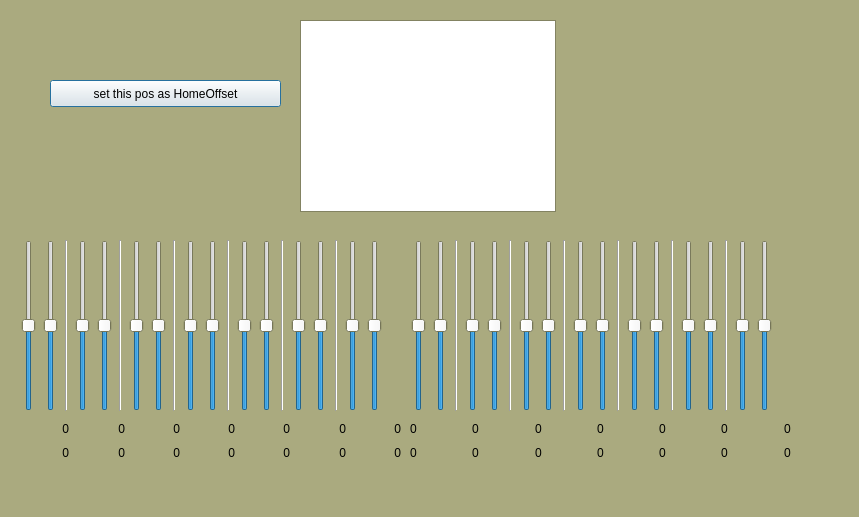
<ui version="4.0" >
 <class>SchunkMonitor</class>
 <widget class="QDialog" name="SchunkMonitor" >
  <property name="geometry" >
   <rect>
    <x>0</x>
    <y>0</y>
    <width>859</width>
    <height>517</height>
   </rect>
  </property>
  <property name="palette" >
   <palette>
    <active>
     <colorrole role="Base" >
      <brush brushstyle="SolidPattern" >
       <color alpha="255" >
        <red>255</red>
        <green>255</green>
        <blue>255</blue>
       </color>
      </brush>
     </colorrole>
     <colorrole role="Window" >
      <brush brushstyle="SolidPattern" >
       <color alpha="255" >
        <red>170</red>
        <green>170</green>
        <blue>127</blue>
       </color>
      </brush>
     </colorrole>
    </active>
    <inactive>
     <colorrole role="Base" >
      <brush brushstyle="SolidPattern" >
       <color alpha="255" >
        <red>255</red>
        <green>255</green>
        <blue>255</blue>
       </color>
      </brush>
     </colorrole>
     <colorrole role="Window" >
      <brush brushstyle="SolidPattern" >
       <color alpha="255" >
        <red>170</red>
        <green>170</green>
        <blue>127</blue>
       </color>
      </brush>
     </colorrole>
    </inactive>
    <disabled>
     <colorrole role="Base" >
      <brush brushstyle="SolidPattern" >
       <color alpha="255" >
        <red>170</red>
        <green>170</green>
        <blue>127</blue>
       </color>
      </brush>
     </colorrole>
     <colorrole role="Window" >
      <brush brushstyle="SolidPattern" >
       <color alpha="255" >
        <red>170</red>
        <green>170</green>
        <blue>127</blue>
       </color>
      </brush>
     </colorrole>
    </disabled>
   </palette>
  </property>
  <property name="windowTitle" >
   <string>SchunkMonitor</string>
  </property>
  <widget class="QWidget" name="horizontalLayoutWidget" >
   <property name="geometry" >
    <rect>
     <x>20</x>
     <y>240</y>
     <width>381</width>
     <height>171</height>
    </rect>
   </property>
   <layout class="QHBoxLayout" name="horizontalLayout" >
    <item>
     <widget class="QSlider" name="p3" >
      <property name="minimum" >
       <number>-1000</number>
      </property>
      <property name="maximum" >
       <number>1000</number>
      </property>
      <property name="orientation" >
       <enum>Qt::Vertical</enum>
      </property>
     </widget>
    </item>
    <item>
     <widget class="QSlider" name="t3" >
      <property name="minimum" >
       <number>-1000</number>
      </property>
      <property name="maximum" >
       <number>1000</number>
      </property>
      <property name="orientation" >
       <enum>Qt::Vertical</enum>
      </property>
     </widget>
    </item>
    <item>
     <widget class="Line" name="line" >
      <property name="orientation" >
       <enum>Qt::Vertical</enum>
      </property>
     </widget>
    </item>
    <item>
     <widget class="QSlider" name="p4" >
      <property name="minimum" >
       <number>-1000</number>
      </property>
      <property name="maximum" >
       <number>1000</number>
      </property>
      <property name="orientation" >
       <enum>Qt::Vertical</enum>
      </property>
     </widget>
    </item>
    <item>
     <widget class="QSlider" name="t4" >
      <property name="minimum" >
       <number>-1000</number>
      </property>
      <property name="maximum" >
       <number>1000</number>
      </property>
      <property name="orientation" >
       <enum>Qt::Vertical</enum>
      </property>
     </widget>
    </item>
    <item>
     <widget class="Line" name="line_2" >
      <property name="orientation" >
       <enum>Qt::Vertical</enum>
      </property>
     </widget>
    </item>
    <item>
     <widget class="QSlider" name="p5" >
      <property name="minimum" >
       <number>-1000</number>
      </property>
      <property name="maximum" >
       <number>1000</number>
      </property>
      <property name="orientation" >
       <enum>Qt::Vertical</enum>
      </property>
     </widget>
    </item>
    <item>
     <widget class="QSlider" name="t5" >
      <property name="minimum" >
       <number>-1000</number>
      </property>
      <property name="maximum" >
       <number>1000</number>
      </property>
      <property name="orientation" >
       <enum>Qt::Vertical</enum>
      </property>
     </widget>
    </item>
    <item>
     <widget class="Line" name="line_3" >
      <property name="orientation" >
       <enum>Qt::Vertical</enum>
      </property>
     </widget>
    </item>
    <item>
     <widget class="QSlider" name="p6" >
      <property name="minimum" >
       <number>-1000</number>
      </property>
      <property name="maximum" >
       <number>1000</number>
      </property>
      <property name="orientation" >
       <enum>Qt::Vertical</enum>
      </property>
     </widget>
    </item>
    <item>
     <widget class="QSlider" name="t6" >
      <property name="minimum" >
       <number>-1000</number>
      </property>
      <property name="maximum" >
       <number>1000</number>
      </property>
      <property name="orientation" >
       <enum>Qt::Vertical</enum>
      </property>
     </widget>
    </item>
    <item>
     <widget class="Line" name="line_4" >
      <property name="orientation" >
       <enum>Qt::Vertical</enum>
      </property>
     </widget>
    </item>
    <item>
     <widget class="QSlider" name="p7" >
      <property name="minimum" >
       <number>-1000</number>
      </property>
      <property name="maximum" >
       <number>1000</number>
      </property>
      <property name="orientation" >
       <enum>Qt::Vertical</enum>
      </property>
     </widget>
    </item>
    <item>
     <widget class="QSlider" name="t7" >
      <property name="minimum" >
       <number>-1000</number>
      </property>
      <property name="maximum" >
       <number>1000</number>
      </property>
      <property name="orientation" >
       <enum>Qt::Vertical</enum>
      </property>
     </widget>
    </item>
    <item>
     <widget class="Line" name="line_5" >
      <property name="orientation" >
       <enum>Qt::Vertical</enum>
      </property>
     </widget>
    </item>
    <item>
     <widget class="QSlider" name="p8" >
      <property name="minimum" >
       <number>-1000</number>
      </property>
      <property name="maximum" >
       <number>1000</number>
      </property>
      <property name="orientation" >
       <enum>Qt::Vertical</enum>
      </property>
     </widget>
    </item>
    <item>
     <widget class="QSlider" name="t8" >
      <property name="minimum" >
       <number>-1000</number>
      </property>
      <property name="maximum" >
       <number>1000</number>
      </property>
      <property name="orientation" >
       <enum>Qt::Vertical</enum>
      </property>
     </widget>
    </item>
    <item>
     <widget class="Line" name="line_6" >
      <property name="orientation" >
       <enum>Qt::Vertical</enum>
      </property>
     </widget>
    </item>
    <item>
     <widget class="QSlider" name="p9" >
      <property name="minimum" >
       <number>-1000</number>
      </property>
      <property name="maximum" >
       <number>1000</number>
      </property>
      <property name="orientation" >
       <enum>Qt::Vertical</enum>
      </property>
     </widget>
    </item>
    <item>
     <widget class="QSlider" name="t9" >
      <property name="minimum" >
       <number>-1000</number>
      </property>
      <property name="maximum" >
       <number>1000</number>
      </property>
      <property name="orientation" >
       <enum>Qt::Vertical</enum>
      </property>
     </widget>
    </item>
   </layout>
  </widget>
  <widget class="QWidget" name="gridLayoutWidget" >
   <property name="geometry" >
    <rect>
     <x>20</x>
     <y>420</y>
     <width>381</width>
     <height>42</height>
    </rect>
   </property>
   <layout class="QGridLayout" name="gridLayout" >
    <item row="1" column="5" >
     <widget class="QLabel" name="v8" >
      <property name="text" >
       <string>0</string>
      </property>
      <property name="alignment" >
       <set>Qt::AlignRight|Qt::AlignTrailing|Qt::AlignVCenter</set>
      </property>
     </widget>
    </item>
    <item row="0" column="5" >
     <widget class="QLabel" name="m8" >
      <property name="text" >
       <string>0</string>
      </property>
      <property name="alignment" >
       <set>Qt::AlignRight|Qt::AlignTrailing|Qt::AlignVCenter</set>
      </property>
     </widget>
    </item>
    <item row="0" column="6" >
     <widget class="QLabel" name="m9" >
      <property name="text" >
       <string>0</string>
      </property>
      <property name="alignment" >
       <set>Qt::AlignRight|Qt::AlignTrailing|Qt::AlignVCenter</set>
      </property>
     </widget>
    </item>
    <item row="1" column="6" >
     <widget class="QLabel" name="v9" >
      <property name="text" >
       <string>0</string>
      </property>
      <property name="alignment" >
       <set>Qt::AlignRight|Qt::AlignTrailing|Qt::AlignVCenter</set>
      </property>
     </widget>
    </item>
    <item row="1" column="4" >
     <widget class="QLabel" name="v7" >
      <property name="text" >
       <string>0</string>
      </property>
      <property name="alignment" >
       <set>Qt::AlignRight|Qt::AlignTrailing|Qt::AlignVCenter</set>
      </property>
     </widget>
    </item>
    <item row="1" column="3" >
     <widget class="QLabel" name="v6" >
      <property name="text" >
       <string>0</string>
      </property>
      <property name="alignment" >
       <set>Qt::AlignRight|Qt::AlignTrailing|Qt::AlignVCenter</set>
      </property>
     </widget>
    </item>
    <item row="1" column="2" >
     <widget class="QLabel" name="v5" >
      <property name="text" >
       <string>0</string>
      </property>
      <property name="alignment" >
       <set>Qt::AlignRight|Qt::AlignTrailing|Qt::AlignVCenter</set>
      </property>
     </widget>
    </item>
    <item row="1" column="1" >
     <widget class="QLabel" name="v4" >
      <property name="text" >
       <string>0</string>
      </property>
      <property name="alignment" >
       <set>Qt::AlignRight|Qt::AlignTrailing|Qt::AlignVCenter</set>
      </property>
     </widget>
    </item>
    <item row="1" column="0" >
     <widget class="QLabel" name="v3" >
      <property name="text" >
       <string>0</string>
      </property>
      <property name="alignment" >
       <set>Qt::AlignRight|Qt::AlignTrailing|Qt::AlignVCenter</set>
      </property>
     </widget>
    </item>
    <item row="0" column="0" >
     <widget class="QLabel" name="m3" >
      <property name="text" >
       <string>0</string>
      </property>
      <property name="alignment" >
       <set>Qt::AlignRight|Qt::AlignTrailing|Qt::AlignVCenter</set>
      </property>
     </widget>
    </item>
    <item row="0" column="2" >
     <widget class="QLabel" name="m5" >
      <property name="text" >
       <string>0</string>
      </property>
      <property name="alignment" >
       <set>Qt::AlignRight|Qt::AlignTrailing|Qt::AlignVCenter</set>
      </property>
     </widget>
    </item>
    <item row="0" column="3" >
     <widget class="QLabel" name="m6" >
      <property name="text" >
       <string>0</string>
      </property>
      <property name="alignment" >
       <set>Qt::AlignRight|Qt::AlignTrailing|Qt::AlignVCenter</set>
      </property>
     </widget>
    </item>
    <item row="0" column="1" >
     <widget class="QLabel" name="m4" >
      <property name="text" >
       <string>0</string>
      </property>
      <property name="alignment" >
       <set>Qt::AlignRight|Qt::AlignTrailing|Qt::AlignVCenter</set>
      </property>
     </widget>
    </item>
    <item row="0" column="4" >
     <widget class="QLabel" name="m7" >
      <property name="text" >
       <string>0</string>
      </property>
      <property name="alignment" >
       <set>Qt::AlignRight|Qt::AlignTrailing|Qt::AlignVCenter</set>
      </property>
     </widget>
    </item>
   </layout>
   <zorder>v8</zorder>
   <zorder>m8</zorder>
   <zorder>m9</zorder>
   <zorder>v9</zorder>
   <zorder>v7</zorder>
   <zorder>v6</zorder>
   <zorder>v5</zorder>
   <zorder>v4</zorder>
   <zorder>v3</zorder>
   <zorder>m7</zorder>
   <zorder>m4</zorder>
   <zorder>m6</zorder>
   <zorder>m5</zorder>
   <zorder>m3</zorder>
  </widget>
  <widget class="QWidget" name="gridLayoutWidget_2" >
   <property name="geometry" >
    <rect>
     <x>410</x>
     <y>420</y>
     <width>430</width>
     <height>42</height>
    </rect>
   </property>
   <layout class="QGridLayout" name="gridLayout_2" >
    <item row="1" column="5" >
     <widget class="QLabel" name="v8_2" >
      <property name="text" >
       <string>0</string>
      </property>
     </widget>
    </item>
    <item row="0" column="5" >
     <widget class="QLabel" name="m8_2" >
      <property name="text" >
       <string>0</string>
      </property>
     </widget>
    </item>
    <item row="0" column="6" >
     <widget class="QLabel" name="m9_2" >
      <property name="text" >
       <string>0</string>
      </property>
     </widget>
    </item>
    <item row="1" column="6" >
     <widget class="QLabel" name="v9_2" >
      <property name="text" >
       <string>0</string>
      </property>
     </widget>
    </item>
    <item row="0" column="4" >
     <widget class="QLabel" name="m7_2" >
      <property name="text" >
       <string>0</string>
      </property>
     </widget>
    </item>
    <item row="1" column="4" >
     <widget class="QLabel" name="v7_2" >
      <property name="text" >
       <string>0</string>
      </property>
     </widget>
    </item>
    <item row="0" column="3" >
     <widget class="QLabel" name="m6_2" >
      <property name="text" >
       <string>0</string>
      </property>
     </widget>
    </item>
    <item row="1" column="3" >
     <widget class="QLabel" name="v6_2" >
      <property name="text" >
       <string>0</string>
      </property>
     </widget>
    </item>
    <item row="0" column="2" >
     <widget class="QLabel" name="m5_2" >
      <property name="text" >
       <string>0</string>
      </property>
     </widget>
    </item>
    <item row="1" column="2" >
     <widget class="QLabel" name="v5_2" >
      <property name="text" >
       <string>0</string>
      </property>
     </widget>
    </item>
    <item row="0" column="1" >
     <widget class="QLabel" name="m4_2" >
      <property name="text" >
       <string>0</string>
      </property>
     </widget>
    </item>
    <item row="1" column="1" >
     <widget class="QLabel" name="v4_2" >
      <property name="text" >
       <string>0</string>
      </property>
     </widget>
    </item>
    <item row="0" column="0" >
     <widget class="QLabel" name="m3_2" >
      <property name="text" >
       <string>0</string>
      </property>
     </widget>
    </item>
    <item row="1" column="0" >
     <widget class="QLabel" name="v3_2" >
      <property name="text" >
       <string>0</string>
      </property>
     </widget>
    </item>
   </layout>
  </widget>
  <widget class="QWidget" name="horizontalLayoutWidget_2" >
   <property name="geometry" >
    <rect>
     <x>410</x>
     <y>240</y>
     <width>381</width>
     <height>171</height>
    </rect>
   </property>
   <layout class="QHBoxLayout" name="horizontalLayout_2" >
    <item>
     <widget class="QSlider" name="p3_2" >
      <property name="minimum" >
       <number>-1000</number>
      </property>
      <property name="maximum" >
       <number>1000</number>
      </property>
      <property name="orientation" >
       <enum>Qt::Vertical</enum>
      </property>
     </widget>
    </item>
    <item>
     <widget class="QSlider" name="t3_2" >
      <property name="minimum" >
       <number>-1000</number>
      </property>
      <property name="maximum" >
       <number>1000</number>
      </property>
      <property name="orientation" >
       <enum>Qt::Vertical</enum>
      </property>
     </widget>
    </item>
    <item>
     <widget class="Line" name="line_7" >
      <property name="orientation" >
       <enum>Qt::Vertical</enum>
      </property>
     </widget>
    </item>
    <item>
     <widget class="QSlider" name="p4_2" >
      <property name="minimum" >
       <number>-1000</number>
      </property>
      <property name="maximum" >
       <number>1000</number>
      </property>
      <property name="orientation" >
       <enum>Qt::Vertical</enum>
      </property>
     </widget>
    </item>
    <item>
     <widget class="QSlider" name="t4_2" >
      <property name="minimum" >
       <number>-1000</number>
      </property>
      <property name="maximum" >
       <number>1000</number>
      </property>
      <property name="orientation" >
       <enum>Qt::Vertical</enum>
      </property>
     </widget>
    </item>
    <item>
     <widget class="Line" name="line_8" >
      <property name="orientation" >
       <enum>Qt::Vertical</enum>
      </property>
     </widget>
    </item>
    <item>
     <widget class="QSlider" name="p5_2" >
      <property name="minimum" >
       <number>-1000</number>
      </property>
      <property name="maximum" >
       <number>1000</number>
      </property>
      <property name="orientation" >
       <enum>Qt::Vertical</enum>
      </property>
     </widget>
    </item>
    <item>
     <widget class="QSlider" name="t5_2" >
      <property name="minimum" >
       <number>-1000</number>
      </property>
      <property name="maximum" >
       <number>1000</number>
      </property>
      <property name="orientation" >
       <enum>Qt::Vertical</enum>
      </property>
     </widget>
    </item>
    <item>
     <widget class="Line" name="line_9" >
      <property name="orientation" >
       <enum>Qt::Vertical</enum>
      </property>
     </widget>
    </item>
    <item>
     <widget class="QSlider" name="p6_2" >
      <property name="minimum" >
       <number>-1000</number>
      </property>
      <property name="maximum" >
       <number>1000</number>
      </property>
      <property name="orientation" >
       <enum>Qt::Vertical</enum>
      </property>
     </widget>
    </item>
    <item>
     <widget class="QSlider" name="t6_2" >
      <property name="minimum" >
       <number>-1000</number>
      </property>
      <property name="maximum" >
       <number>1000</number>
      </property>
      <property name="orientation" >
       <enum>Qt::Vertical</enum>
      </property>
     </widget>
    </item>
    <item>
     <widget class="Line" name="line_10" >
      <property name="orientation" >
       <enum>Qt::Vertical</enum>
      </property>
     </widget>
    </item>
    <item>
     <widget class="QSlider" name="p7_2" >
      <property name="minimum" >
       <number>-1000</number>
      </property>
      <property name="maximum" >
       <number>1000</number>
      </property>
      <property name="orientation" >
       <enum>Qt::Vertical</enum>
      </property>
     </widget>
    </item>
    <item>
     <widget class="QSlider" name="t7_2" >
      <property name="minimum" >
       <number>-1000</number>
      </property>
      <property name="maximum" >
       <number>1000</number>
      </property>
      <property name="orientation" >
       <enum>Qt::Vertical</enum>
      </property>
     </widget>
    </item>
    <item>
     <widget class="Line" name="line_11" >
      <property name="orientation" >
       <enum>Qt::Vertical</enum>
      </property>
     </widget>
    </item>
    <item>
     <widget class="QSlider" name="p8_2" >
      <property name="minimum" >
       <number>-1000</number>
      </property>
      <property name="maximum" >
       <number>1000</number>
      </property>
      <property name="orientation" >
       <enum>Qt::Vertical</enum>
      </property>
     </widget>
    </item>
    <item>
     <widget class="QSlider" name="t8_2" >
      <property name="minimum" >
       <number>-1000</number>
      </property>
      <property name="maximum" >
       <number>1000</number>
      </property>
      <property name="orientation" >
       <enum>Qt::Vertical</enum>
      </property>
     </widget>
    </item>
    <item>
     <widget class="Line" name="line_12" >
      <property name="orientation" >
       <enum>Qt::Vertical</enum>
      </property>
     </widget>
    </item>
    <item>
     <widget class="QSlider" name="p9_2" >
      <property name="minimum" >
       <number>-1000</number>
      </property>
      <property name="maximum" >
       <number>1000</number>
      </property>
      <property name="orientation" >
       <enum>Qt::Vertical</enum>
      </property>
     </widget>
    </item>
    <item>
     <widget class="QSlider" name="t9_2" >
      <property name="minimum" >
       <number>-1000</number>
      </property>
      <property name="maximum" >
       <number>1000</number>
      </property>
      <property name="orientation" >
       <enum>Qt::Vertical</enum>
      </property>
     </widget>
    </item>
   </layout>
  </widget>
  <widget class="QGraphicsView" name="graphicsView" >
   <property name="geometry" >
    <rect>
     <x>300</x>
     <y>20</y>
     <width>256</width>
     <height>192</height>
    </rect>
   </property>
  </widget>
  <widget class="QPushButton" name="homeOffset" >
   <property name="geometry" >
    <rect>
     <x>50</x>
     <y>80</y>
     <width>231</width>
     <height>27</height>
    </rect>
   </property>
   <property name="text" >
    <string>set this pos as HomeOffset</string>
   </property>
  </widget>
 </widget>
 <resources/>
 <connections/>
</ui>
